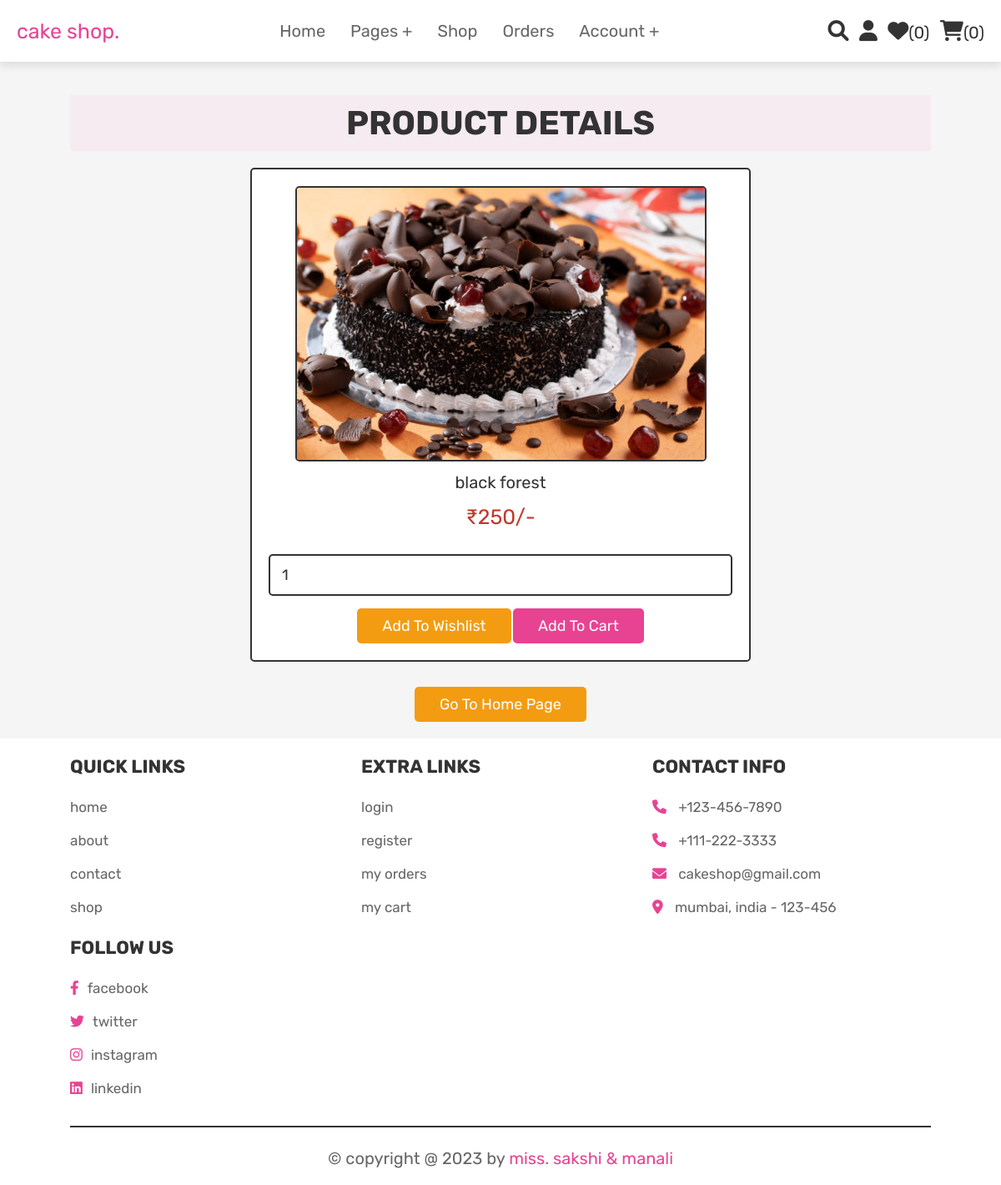
/view_page.php?pid=21 (signed in), run on the app's committed database.
### tables this page shows
CREATE TABLE `products` (
  `id` int(100) NOT NULL,
  `name` varchar(100) NOT NULL,
  `details` varchar(500) NOT NULL,
  `price` int(100) NOT NULL,
  `image` varchar(100) NOT NULL
);

### view_page.php (the view, shortened to what this page needs)
<?php
@include 'config.php';
?>
<!DOCTYPE html>
<html lang="en">
<head>
   <link rel="stylesheet" href="https://cdnjs.cloudflare.com/ajax/libs/font-awesome/6.0.0/css/all.min.css">
   <link rel="stylesheet" href="css/style.css">
</head>
<body>
<?php @include 'header.php'; ?>
<section class="quick-view">
    <h1 class="title">product details</h1>
    <?php
        if(isset($_GET['pid'])){
            $pid = $_GET['pid'];
            $select_products = mysqli_query($conn, "SELECT * FROM `products` WHERE id = '$pid'") or die('query failed');
         if(mysqli_num_rows($select_products) > 0){
            while($fetch_products = mysqli_fetch_assoc($select_products)){
    ?>
    <form action="" method="POST">
         <img src="uploaded_img/<?php echo $fetch_products['image']; ?>" alt="" class="image">
         <div class="name"><?php echo $fetch_products['name']; ?></div>
         <div class="price">₹<?php echo $fetch_products['price']; ?>/-</div>
         <div class="details"><?php echo $fetch_products['details']; ?></div>
         <input type="number" name="product_quantity" value="1" min="0" class="qty">
         <input type="submit" value="add to wishlist" name="add_to_wishlist" class="option-btn">
         <input type="submit" value="add to cart" name="add_to_cart" class="btn">
      </form>
    <?php
            }
        }else{
        echo '<p class="empty">no products details available!</p>';
        }
    }
    ?>
    <div class="more-btn">
        <a href="home.php" class="option-btn">go to home page</a>
    </div>
</section>
<?php @include 'footer.php'; ?>
</body>
</html>

### css/style.css (style rules this page uses)
:root { --pink:#e84393; --red:#c0392b; --orange:#f39c12; --black:#333; --white:#fff; --light-color:#666; --light-white:#ccc; --light-bg:#f5f5f5; --border:.2rem solid var(--black); --box-shadow:0 .5rem 1rem rgba(0,0,0,.1); }
* { font-family: 'Rubik', sans-serif; margin:0; padding:0; box-sizing: border-box; outline: none; border:none; text-decoration: none; transition:all .2s linear; }
html { font-size: 62.5%; overflow-x: hidden; scroll-behavior: smooth; scroll-padding-top: 6.5rem; }
body { background: var(--light-bg); }
section { padding:3rem 2rem; }
section { padding:2rem 7%; }
.btn, .delete-btn, .option-btn { display: inline-block; border-radius: .5rem; margin-top: 1rem; font-size: 1.8rem; color:var(--white); cursor: pointer; padding:1rem 3rem; text-transform: capitalize; }
.btn { background-color: var(--pink); }
.option-btn { background-color: var(--orange); }
.more-btn { margin-top: 2rem; text-align: center; }
.title { text-align: center; font-size: 4rem; color:#333; text-transform: uppercase; padding:1rem; margin:2rem 0; background:rgba(255, 51, 153,.05); }
.quick-view form { max-width: 60rem; padding:2rem; text-align: center; border:var(--border); box-shadow: var(--border); border-radius: .5rem; background-color: var(--white); margin:0 auto; }
.quick-view form .image { height: 33rem; border:var(--border); border-radius: .5rem; }
.quick-view form .name { margin:1rem 0; font-size: 2rem; color:var(--black); }
.quick-view form .price { color:var(--red); font-size: 2.5rem; padding:.5rem 0; }
.quick-view form .details { padding:1rem 0; font-size: 1.5rem; color:var(--light-color); line-height: 2; }
.quick-view form .qty { width: 100%; padding:1.2rem 1.4rem; font-size: 1.8rem; color:var(--black); border-radius: .5rem; border:var(--border); margin:.5rem 0; }

### data on the page
products: image (picture), name "black forest", price "250"

### other printed values
$wishlist_num_rows "0"
$cart_num_rows "0"
